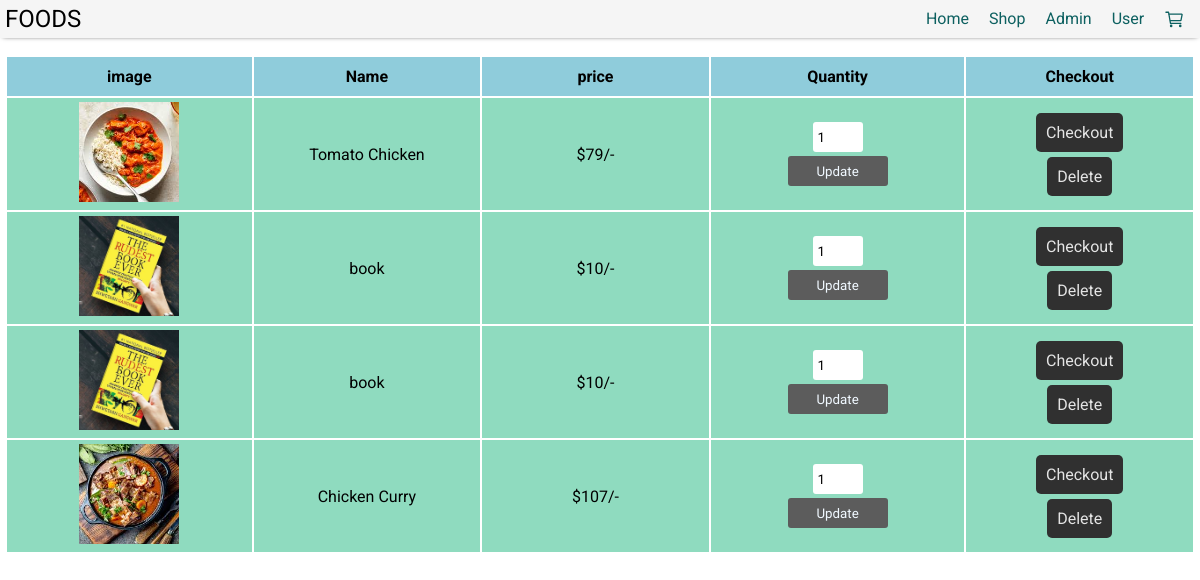
Page /cart.php (signed in) on the committed database.
### tables this page shows
CREATE TABLE `cart` (
  `id` int(11) NOT NULL,
  `productid` int(11) NOT NULL,
  `quantity` int(11) NOT NULL,
  `buyerid` int(11) NOT NULL,
  `carttime` varchar(100) NOT NULL
);

CREATE TABLE `product` (
  `id` int(11) NOT NULL,
  `nam` varchar(100) NOT NULL,
  `price` int(100) NOT NULL,
  `img` varchar(1000) NOT NULL,
  `uploadtime` varchar(100) NOT NULL
);

### cart.php (the view, shortened to what this page needs)
<?php
$userid = $_SESSION["userid"];
?>
<?php include "tamplate/connect1.php";
?>
</head>
<body>
    <div class="container">
        <?php include "tamplate/header.php";
        ?>
        <div class="contant">
            <?php
            include "php/config.php";
            $sql = "SELECT * FROM cart WHERE buyerid = $userid";
            $result = mysqli_query($con, $sql);
            if (mysqli_num_rows($result)) {
            ?>
                <table>
                    <tr>
                        <th>image</th>
                        <th>Name</th>
                        <th>price</th>
                        <th>Quantity</th>
                        <th>Checkout</th>
                    </tr>
                    <?php
                    while ($row = mysqli_fetch_assoc($result)) {
                        $productid = $row['productid'];
                        include "php/config.php";
                        $sql1 = "SELECT * FROM product WHERE id = $productid";
                        $result1 = mysqli_query($con, $sql1);
                        if (mysqli_num_rows($result1)) {
                            $row1 = mysqli_fetch_assoc($result1);
                    ?>
                            <tr>
                                <td><img src="image/<?php echo $row1['img']; ?>" alt=""></td>
                                <td><?php echo $row1['nam']; ?></td>
                                <td>$<?php echo $row1['price']; ?>/-</td>
                                <td>
                                    <form action="php/updatequantity.php" method="post">
                                        <input type="number" id="number" name="number" value="<?php echo $row['quantity']; ?>">
                                        <input type="submit" class="update" value="Update">
                                </td>
                                <td>
                                    <a href="checkout.php?id=<?php echo $row['id']; ?>">Checkout</a>
                                    <a href="php/cartdelete.php?id=<?php echo $row['id']; ?>">Delete</a>
                                </td>
                            </tr>
                <?php }
                    }
                } ?>
                </table>
        </div>
    </div>
</body>
</html>

### tamplate/connect1.php (shortened to what this page needs)
<!DOCTYPE html>
<html lang="en">
<head>
    <link rel="stylesheet" href="css/style.css">

### tamplate/header.php
<div class="header">
    <div class="logo">FOODS</div>
    <ul>
        <a href="index.php">
            <li>Home</li>
        </a>
        <a href="shop.php">
            <li>Shop</li>
        </a>
        <a href="admin.php">
            <li>Admin</li>
        </a>
        <a href="user.php">
            <li>User</li>
        </a>
        <a href="cart.php">
            <li>
                <ion-icon name="cart-outline"></ion-icon>
            </li>
        </a>
    </ul>
</div>

### css/style.css (style rules this page uses)
* { margin: 0; padding: 0; -webkit-box-sizing: border-box; box-sizing: border-box; font-family: "Poppins", sans-serif; font-family: "Roboto", sans-serif; }
.container { max-width: 1250px; margin: auto; }
.header { display: -webkit-box; display: -ms-flexbox; display: flex; -webkit-box-pack: justify; -ms-flex-pack: justify; justify-content: space-between; -webkit-box-align: center; -ms-flex-align: center; align-items: center; padding: 5px; position: fixed; max-width: 1250px; width: 100%; top: 0px; -webkit-box-shadow: 0px 1px 5px -3px; box-shadow: 0px 1px 5px -3px; background: whitesmoke; z-index: 1; }
.header .logo { font-size: 1.5rem; }
.header ul { display: -webkit-box; display: -ms-flexbox; display: flex; -webkit-box-align: center; -ms-flex-align: center; align-items: center; -webkit-box-pack: center; -ms-flex-pack: center; justify-content: center; }
.header ul a { text-decoration: none; display: -webkit-box; display: -ms-flexbox; display: flex; -webkit-box-align: center; -ms-flex-align: center; align-items: center; margin: 0px 10px; color: #0d6060; }
.header ul a li { list-style: none; display: -webkit-box; display: -ms-flexbox; display: flex; -webkit-box-align: center; -ms-flex-align: center; align-items: center; }
.header ul a li ion-icon { font-size: 1.3rem; }
.contant { margin-top: 50px; padding-bottom: 30px; }
table { width: 100%; padding: 5px; }
table tr th { background: #8fccdb; padding: 10px; }
table tr td { background: #8fdbbf; text-align: center; padding: 4px; width: 100px; }
table tr td a { display: -webkit-box; display: -ms-flexbox; display: flex; margin: 5px auto; width: -webkit-max-content; width: -moz-max-content; width: max-content; }
table tr td img { width: 100px; height: 100px; -o-object-fit: cover; object-fit: cover; }
table tr td input { width: 50px; height: 30px; outline: none; padding: 5px; }
table tr td .update { width: 100px; height: 30px; border: none; background: #5c5c5c; color: aliceblue; }
table tr td a { text-decoration: none; color: #e4e4e4; background: #303030; padding: 10px; border-radius: 5px; }
form { display: -webkit-box; display: -ms-flexbox; display: flex; margin: auto; -webkit-box-pack: center; -ms-flex-pack: center; justify-content: center; -webkit-box-align: center; -ms-flex-align: center; align-items: center; -webkit-box-orient: vertical; -webkit-box-direction: normal; -ms-flex-direction: column; flex-direction: column; }
form input, form .login, form .signup { width: 170px; height: 30px; border: none; padding: 5px; margin: 2px; border-radius: 3px; }

### rows in the picture
cart: productid.img (picture), productid.nam "Tomato Chicken", productid.price "79", number "1"
cart: productid.img (picture), productid.nam "book", productid.price "10", number "1"
cart: productid.img (picture), productid.nam "book", productid.price "10", number "1"
cart: productid.img (picture), productid.nam "Chicken Curry", productid.price "107", number "1"
